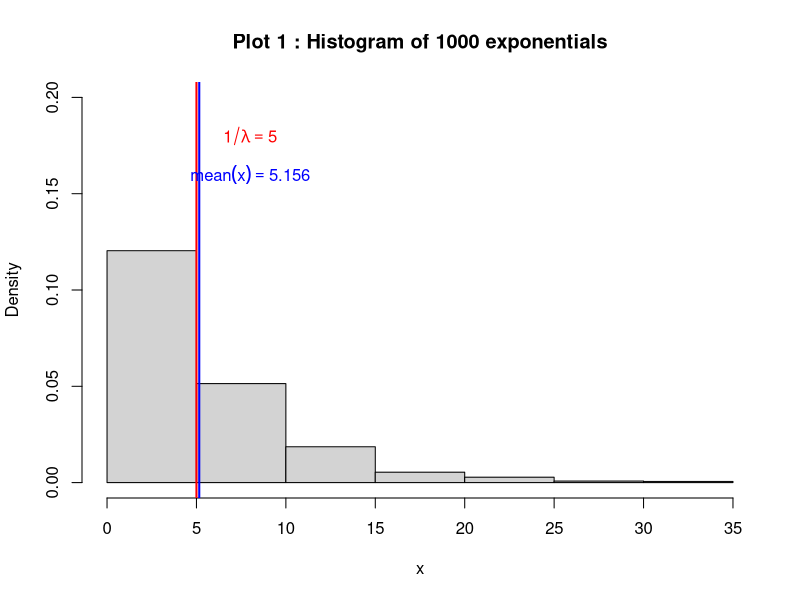
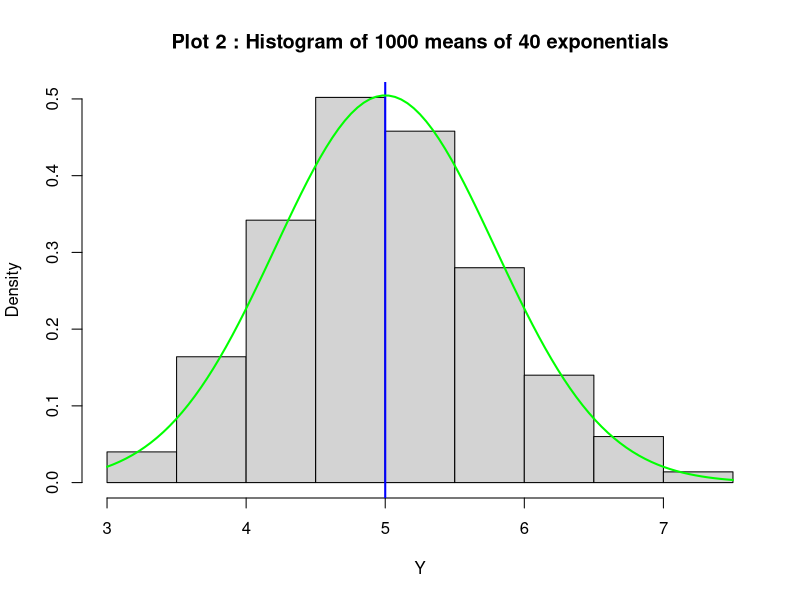

These figures' R source, in order:
## ---- chunk 1
## 
## Statistical Inference - Project
##
library(dplyr)
library(ggplot2)
library(ggpubr)
library(knitr)
knitr::opts_chunk$set(echo = TRUE)
knitr::opts_chunk$set(fig.width=12, fig.height=10)
## ---- chunk 2
set.seed(1)
lambda = 0.2
x <-rexp(1000, rate = lambda)
hist(x,main="Plot 1 : Histogram of 1000 exponentials",xlim=c(0,35),ylim=c(0,0.2),freq=FALSE)
abline(v=mean(x),col = "blue", lwd = 2)
abline(v=1/lambda,col = "red", lw = 2) 
text(8,0.18,expression(1/lambda == 5), col = "red")
text(8,0.16,expression(mean(x) == 5.156), col = "blue")
## ---- chunk 3
print(mean(x))
print(sd(x))
print(var(x))
## ---- chunk 4
rate = 0.2
mns = NULL
size=40
for (i in 1 : 1000) mns = c(mns, mean(rexp(size,rate=lambda)))
hist(mns, main ="Plot 2 : Histogram of 1000 means of 40 exponentials", xlab="Y",freq=FALSE) # histogram of the density 
abline(v=5,col="blue", lwd=2)
curve(dnorm(x, mean=1/lambda, sd=1/lambda/sqrt(size)), col="green", lwd=2, add=TRUE, yaxt="n")
## ---- chunk 5
moy <- mean(mns)
sd_mns <- sd(mns)
print(moy)
print(sd_mns)
